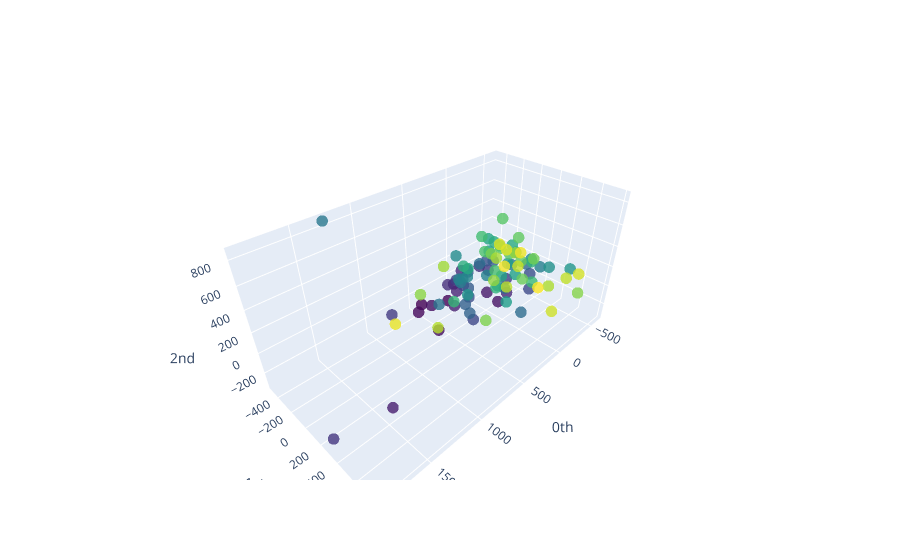

The cell this chart's notebook holds for it:
### Code cell
# Random Forest
from gtda.plotting import plot_point_cloud
plot_point_cloud(mydataset.X)
